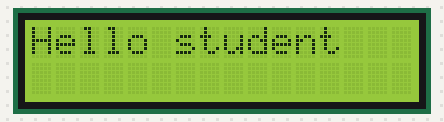
Simulated run of this program. Board: Raspberry Pi Pico running MicroPython. Shown: 16×2 character LCD. Library files of the repository ran but are not shown: pico_i2c_lcd.py, lcd_api.py. At 1.1 s the program stops and its outputs stay as they are.

Above: at 1.1 s.

The program:

main.py
```python
# Download pico_12c.py library from:
# https://github.com/T-622/RPI-PICO-I2C-LCD/blob/main/pico_i2c_lcd.py
# Download lcd_api.py library from:
# https://github.com/dhylands/python_lcd/blob/master/lcd/lcd_api.py

import utime
from machine import Pin, I2C
from pico_i2c_lcd import I2cLcd

utime.sleep(1)

i2c = I2C(0, scl=Pin(1), sda=Pin(0), freq=400000)

lcd = I2cLcd(i2c, 0x27, 4, 20)
lcd.putstr("Hello student")
```
